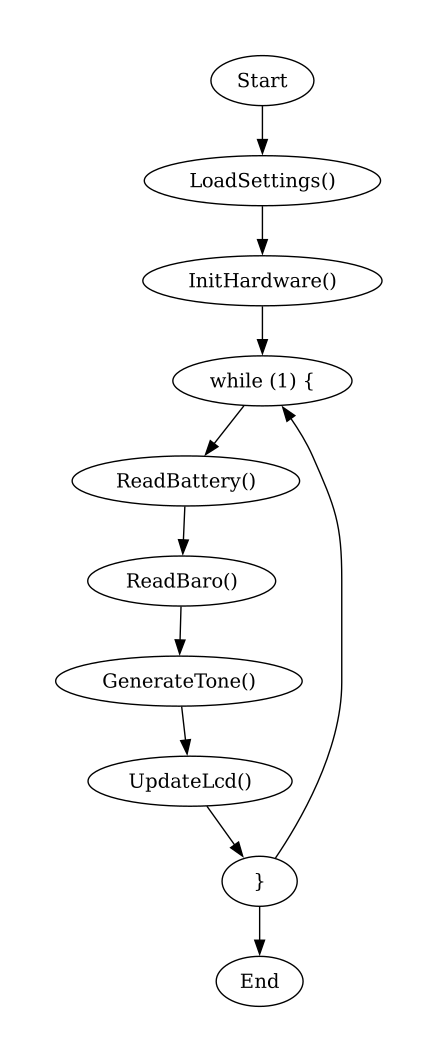

Write Python code to recreate this figure.
from graphviz import Digraph

# Create a new directed graph
dot = Digraph(comment='Program Flow')

# Define function blocks (representing logical blocks or function calls)
dot.node('Start', 'Start')
dot.node('LoadSettings', 'LoadSettings()')
dot.node('InitHardware', 'InitHardware()')
dot.node('LoopStart', 'while (1) {')

dot.node('BatteryRead', 'ReadBattery()')
dot.node('BarometerRead', 'ReadBaro()')
dot.node('ToneGeneration', 'GenerateTone()')
dot.node('LCDUpdate', 'UpdateLcd()')

dot.node('EndLoop', '}')

dot.node('End', 'End')

# Add edges between the nodes to represent flow control
dot.edge('Start', 'LoadSettings')
dot.edge('LoadSettings', 'InitHardware')
dot.edge('InitHardware', 'LoopStart')

# Loop Start and the main loop body
dot.edge('LoopStart', 'BatteryRead')
dot.edge('BatteryRead', 'BarometerRead')
dot.edge('BarometerRead', 'ToneGeneration')
dot.edge('ToneGeneration', 'LCDUpdate')
dot.edge('LCDUpdate', 'EndLoop')

# Loop back to start of loop
dot.edge('EndLoop', 'LoopStart')

# End of program
dot.edge('EndLoop', 'End')

# Render and display the graph
dot.render('structogram', view=True)
